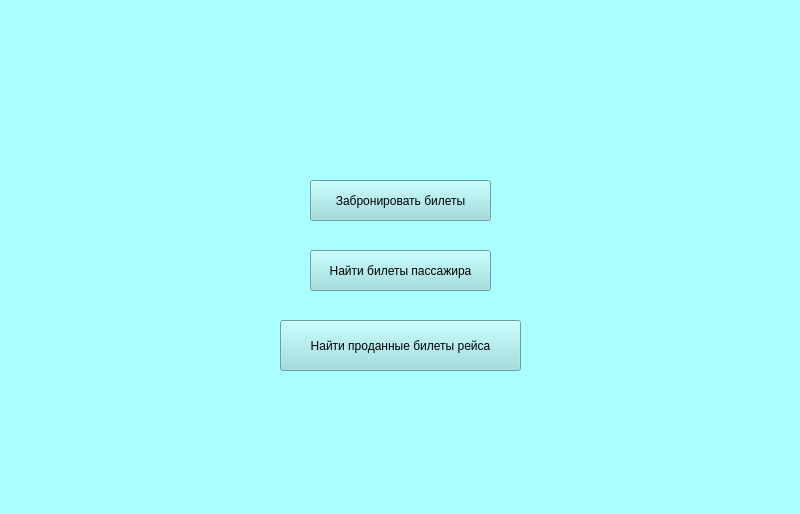
<?xml version="1.0" encoding="UTF-8"?>
<ui version="4.0">
 <class>Form</class>
 <widget class="QWidget" name="Form">
  <property name="geometry">
   <rect>
    <x>0</x>
    <y>0</y>
    <width>800</width>
    <height>514</height>
   </rect>
  </property>
  <property name="windowTitle">
   <string>Form</string>
  </property>
  <property name="styleSheet">
   <string notr="true">background-color: rgb(170, 255, 255);</string>
  </property>
  <widget class="QPushButton" name="reserve_tickets_button">
   <property name="geometry">
    <rect>
     <x>310</x>
     <y>180</y>
     <width>181</width>
     <height>41</height>
    </rect>
   </property>
   <property name="styleSheet">
    <string notr="true">background-color: rgb(147, 221, 221);</string>
   </property>
   <property name="text">
    <string>Забронировать билеты</string>
   </property>
  </widget>
  <widget class="QPushButton" name="search_passenger_tickets_button">
   <property name="geometry">
    <rect>
     <x>310</x>
     <y>250</y>
     <width>181</width>
     <height>41</height>
    </rect>
   </property>
   <property name="styleSheet">
    <string notr="true">background-color: rgb(147, 221, 221);</string>
   </property>
   <property name="text">
    <string>Найти билеты пассажира</string>
   </property>
  </widget>
  <widget class="QPushButton" name="search_buyed_race_tickets_button">
   <property name="geometry">
    <rect>
     <x>280</x>
     <y>320</y>
     <width>241</width>
     <height>51</height>
    </rect>
   </property>
   <property name="styleSheet">
    <string notr="true">background-color: rgb(147, 221, 221);</string>
   </property>
   <property name="text">
    <string>Найти проданные билеты рейса</string>
   </property>
  </widget>
 </widget>
 <resources/>
 <connections/>
</ui>
